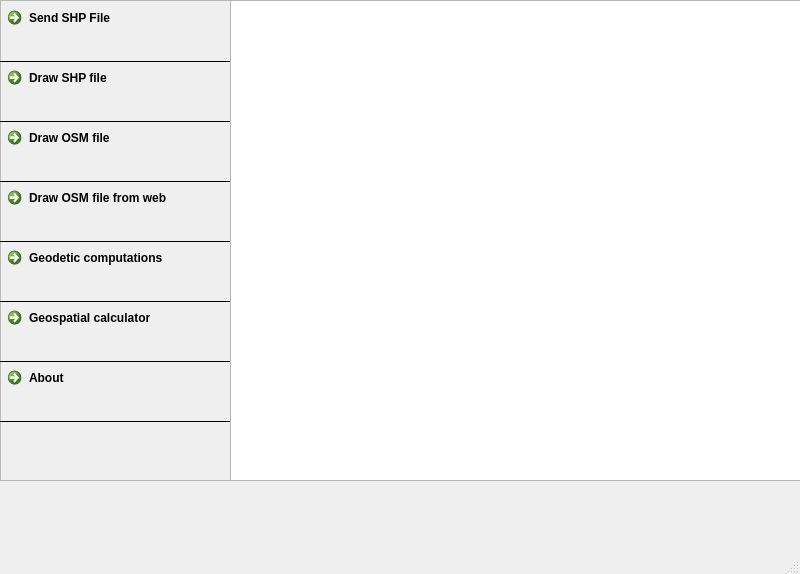
<?xml version="1.0" encoding="UTF-8"?>
<ui version="4.0">
 <class>MainWindow</class>
 <widget class="QMainWindow" name="MainWindow">
  <property name="geometry">
   <rect>
    <x>0</x>
    <y>0</y>
    <width>800</width>
    <height>574</height>
   </rect>
  </property>
  <property name="windowTitle">
   <string>Client</string>
  </property>
  <property name="windowIcon">
   <iconset>
    <normaloff>icons/1344068492_icons.ico</normaloff>icons/1344068492_icons.ico</iconset>
  </property>
  <widget class="QWidget" name="centralwidget">
   <widget class="QFrame" name="frame">
    <property name="geometry">
     <rect>
      <x>0</x>
      <y>0</y>
      <width>231</width>
      <height>481</height>
     </rect>
    </property>
    <property name="palette">
     <palette>
      <active>
       <colorrole role="Button">
        <brush brushstyle="SolidPattern">
         <color alpha="255">
          <red>255</red>
          <green>255</green>
          <blue>255</blue>
         </color>
        </brush>
       </colorrole>
       <colorrole role="Shadow">
        <brush brushstyle="SolidPattern">
         <color alpha="255">
          <red>170</red>
          <green>170</green>
          <blue>127</blue>
         </color>
        </brush>
       </colorrole>
      </active>
      <inactive>
       <colorrole role="Button">
        <brush brushstyle="SolidPattern">
         <color alpha="255">
          <red>255</red>
          <green>255</green>
          <blue>255</blue>
         </color>
        </brush>
       </colorrole>
       <colorrole role="Shadow">
        <brush brushstyle="SolidPattern">
         <color alpha="255">
          <red>170</red>
          <green>170</green>
          <blue>127</blue>
         </color>
        </brush>
       </colorrole>
      </inactive>
      <disabled>
       <colorrole role="Button">
        <brush brushstyle="SolidPattern">
         <color alpha="255">
          <red>255</red>
          <green>255</green>
          <blue>255</blue>
         </color>
        </brush>
       </colorrole>
       <colorrole role="Shadow">
        <brush brushstyle="SolidPattern">
         <color alpha="255">
          <red>170</red>
          <green>170</green>
          <blue>127</blue>
         </color>
        </brush>
       </colorrole>
      </disabled>
     </palette>
    </property>
    <property name="frameShape">
     <enum>QFrame::StyledPanel</enum>
    </property>
    <property name="frameShadow">
     <enum>QFrame::Raised</enum>
    </property>
    <widget class="Line" name="line">
     <property name="geometry">
      <rect>
       <x>0</x>
       <y>60</y>
       <width>230</width>
       <height>3</height>
      </rect>
     </property>
     <property name="frameShadow">
      <enum>QFrame::Plain</enum>
     </property>
     <property name="orientation">
      <enum>Qt::Horizontal</enum>
     </property>
    </widget>
    <widget class="QCommandLinkButton" name="send_shp_btn">
     <property name="geometry">
      <rect>
       <x>0</x>
       <y>0</y>
       <width>231</width>
       <height>61</height>
      </rect>
     </property>
     <property name="palette">
      <palette>
       <active>
        <colorrole role="Button">
         <brush brushstyle="SolidPattern">
          <color alpha="255">
           <red>0</red>
           <green>170</green>
           <blue>255</blue>
          </color>
         </brush>
        </colorrole>
       </active>
       <inactive>
        <colorrole role="Button">
         <brush brushstyle="SolidPattern">
          <color alpha="255">
           <red>0</red>
           <green>170</green>
           <blue>255</blue>
          </color>
         </brush>
        </colorrole>
       </inactive>
       <disabled>
        <colorrole role="Button">
         <brush brushstyle="SolidPattern">
          <color alpha="255">
           <red>0</red>
           <green>170</green>
           <blue>255</blue>
          </color>
         </brush>
        </colorrole>
       </disabled>
      </palette>
     </property>
     <property name="text">
      <string>Send SHP File</string>
     </property>
     <property name="icon">
      <iconset>
       <normaloff>icons/1344068458_db_comit.ico</normaloff>icons/1344068458_db_comit.ico</iconset>
     </property>
     <property name="iconSize">
      <size>
       <width>32</width>
       <height>32</height>
      </size>
     </property>
    </widget>
    <widget class="Line" name="line_2">
     <property name="geometry">
      <rect>
       <x>0</x>
       <y>120</y>
       <width>230</width>
       <height>3</height>
      </rect>
     </property>
     <property name="frameShadow">
      <enum>QFrame::Plain</enum>
     </property>
     <property name="orientation">
      <enum>Qt::Horizontal</enum>
     </property>
    </widget>
    <widget class="Line" name="line_3">
     <property name="geometry">
      <rect>
       <x>0</x>
       <y>180</y>
       <width>230</width>
       <height>3</height>
      </rect>
     </property>
     <property name="frameShadow">
      <enum>QFrame::Plain</enum>
     </property>
     <property name="orientation">
      <enum>Qt::Horizontal</enum>
     </property>
    </widget>
    <widget class="Line" name="line_4">
     <property name="geometry">
      <rect>
       <x>0</x>
       <y>240</y>
       <width>230</width>
       <height>3</height>
      </rect>
     </property>
     <property name="frameShadow">
      <enum>QFrame::Plain</enum>
     </property>
     <property name="orientation">
      <enum>Qt::Horizontal</enum>
     </property>
    </widget>
    <widget class="QCommandLinkButton" name="draw_shp_btn">
     <property name="geometry">
      <rect>
       <x>0</x>
       <y>60</y>
       <width>231</width>
       <height>61</height>
      </rect>
     </property>
     <property name="palette">
      <palette>
       <active>
        <colorrole role="Button">
         <brush brushstyle="SolidPattern">
          <color alpha="255">
           <red>0</red>
           <green>170</green>
           <blue>255</blue>
          </color>
         </brush>
        </colorrole>
       </active>
       <inactive>
        <colorrole role="Button">
         <brush brushstyle="SolidPattern">
          <color alpha="255">
           <red>0</red>
           <green>170</green>
           <blue>255</blue>
          </color>
         </brush>
        </colorrole>
       </inactive>
       <disabled>
        <colorrole role="Button">
         <brush brushstyle="SolidPattern">
          <color alpha="255">
           <red>0</red>
           <green>170</green>
           <blue>255</blue>
          </color>
         </brush>
        </colorrole>
       </disabled>
      </palette>
     </property>
     <property name="text">
      <string>Draw SHP file</string>
     </property>
     <property name="icon">
      <iconset>
       <normaloff>icons/1344068568_agt_internet.ico</normaloff>icons/1344068568_agt_internet.ico</iconset>
     </property>
     <property name="iconSize">
      <size>
       <width>32</width>
       <height>32</height>
      </size>
     </property>
    </widget>
    <widget class="QCommandLinkButton" name="draw_osm_btn">
     <property name="geometry">
      <rect>
       <x>0</x>
       <y>120</y>
       <width>231</width>
       <height>61</height>
      </rect>
     </property>
     <property name="palette">
      <palette>
       <active>
        <colorrole role="Button">
         <brush brushstyle="SolidPattern">
          <color alpha="255">
           <red>0</red>
           <green>170</green>
           <blue>255</blue>
          </color>
         </brush>
        </colorrole>
       </active>
       <inactive>
        <colorrole role="Button">
         <brush brushstyle="SolidPattern">
          <color alpha="255">
           <red>0</red>
           <green>170</green>
           <blue>255</blue>
          </color>
         </brush>
        </colorrole>
       </inactive>
       <disabled>
        <colorrole role="Button">
         <brush brushstyle="SolidPattern">
          <color alpha="255">
           <red>0</red>
           <green>170</green>
           <blue>255</blue>
          </color>
         </brush>
        </colorrole>
       </disabled>
      </palette>
     </property>
     <property name="text">
      <string>Draw OSM file</string>
     </property>
     <property name="icon">
      <iconset>
       <normaloff>icons/1344068657_image.ico</normaloff>icons/1344068657_image.ico</iconset>
     </property>
     <property name="iconSize">
      <size>
       <width>32</width>
       <height>32</height>
      </size>
     </property>
    </widget>
    <widget class="QCommandLinkButton" name="draw_web_osm_btn">
     <property name="geometry">
      <rect>
       <x>0</x>
       <y>180</y>
       <width>231</width>
       <height>61</height>
      </rect>
     </property>
     <property name="palette">
      <palette>
       <active>
        <colorrole role="Button">
         <brush brushstyle="SolidPattern">
          <color alpha="255">
           <red>0</red>
           <green>170</green>
           <blue>255</blue>
          </color>
         </brush>
        </colorrole>
       </active>
       <inactive>
        <colorrole role="Button">
         <brush brushstyle="SolidPattern">
          <color alpha="255">
           <red>0</red>
           <green>170</green>
           <blue>255</blue>
          </color>
         </brush>
        </colorrole>
       </inactive>
       <disabled>
        <colorrole role="Button">
         <brush brushstyle="SolidPattern">
          <color alpha="255">
           <red>0</red>
           <green>170</green>
           <blue>255</blue>
          </color>
         </brush>
        </colorrole>
       </disabled>
      </palette>
     </property>
     <property name="text">
      <string>Draw OSM file from web</string>
     </property>
     <property name="icon">
      <iconset>
       <normaloff>icons/1344069808_firefox.ico</normaloff>icons/1344069808_firefox.ico</iconset>
     </property>
     <property name="iconSize">
      <size>
       <width>32</width>
       <height>32</height>
      </size>
     </property>
    </widget>
    <widget class="Line" name="line_5">
     <property name="geometry">
      <rect>
       <x>0</x>
       <y>300</y>
       <width>230</width>
       <height>3</height>
      </rect>
     </property>
     <property name="frameShadow">
      <enum>QFrame::Plain</enum>
     </property>
     <property name="orientation">
      <enum>Qt::Horizontal</enum>
     </property>
    </widget>
    <widget class="Line" name="line_6">
     <property name="geometry">
      <rect>
       <x>0</x>
       <y>360</y>
       <width>230</width>
       <height>3</height>
      </rect>
     </property>
     <property name="frameShadow">
      <enum>QFrame::Plain</enum>
     </property>
     <property name="orientation">
      <enum>Qt::Horizontal</enum>
     </property>
    </widget>
    <widget class="QCommandLinkButton" name="geo_comp_btn">
     <property name="geometry">
      <rect>
       <x>0</x>
       <y>240</y>
       <width>231</width>
       <height>61</height>
      </rect>
     </property>
     <property name="palette">
      <palette>
       <active>
        <colorrole role="Button">
         <brush brushstyle="SolidPattern">
          <color alpha="255">
           <red>0</red>
           <green>170</green>
           <blue>255</blue>
          </color>
         </brush>
        </colorrole>
       </active>
       <inactive>
        <colorrole role="Button">
         <brush brushstyle="SolidPattern">
          <color alpha="255">
           <red>0</red>
           <green>170</green>
           <blue>255</blue>
          </color>
         </brush>
        </colorrole>
       </inactive>
       <disabled>
        <colorrole role="Button">
         <brush brushstyle="SolidPattern">
          <color alpha="255">
           <red>0</red>
           <green>170</green>
           <blue>255</blue>
          </color>
         </brush>
        </colorrole>
       </disabled>
      </palette>
     </property>
     <property name="text">
      <string>Geodetic computations</string>
     </property>
     <property name="icon">
      <iconset>
       <normaloff>icons/1344071416_statistics.ico</normaloff>icons/1344071416_statistics.ico</iconset>
     </property>
     <property name="iconSize">
      <size>
       <width>32</width>
       <height>32</height>
      </size>
     </property>
    </widget>
    <widget class="QCommandLinkButton" name="geo_calc_btn">
     <property name="geometry">
      <rect>
       <x>0</x>
       <y>300</y>
       <width>231</width>
       <height>61</height>
      </rect>
     </property>
     <property name="palette">
      <palette>
       <active>
        <colorrole role="Button">
         <brush brushstyle="SolidPattern">
          <color alpha="255">
           <red>0</red>
           <green>170</green>
           <blue>255</blue>
          </color>
         </brush>
        </colorrole>
       </active>
       <inactive>
        <colorrole role="Button">
         <brush brushstyle="SolidPattern">
          <color alpha="255">
           <red>0</red>
           <green>170</green>
           <blue>255</blue>
          </color>
         </brush>
        </colorrole>
       </inactive>
       <disabled>
        <colorrole role="Button">
         <brush brushstyle="SolidPattern">
          <color alpha="255">
           <red>0</red>
           <green>170</green>
           <blue>255</blue>
          </color>
         </brush>
        </colorrole>
       </disabled>
      </palette>
     </property>
     <property name="text">
      <string>Geospatial calculator</string>
     </property>
     <property name="icon">
      <iconset>
       <normaloff>icons/1344067877_Calculator.ico</normaloff>icons/1344067877_Calculator.ico</iconset>
     </property>
     <property name="iconSize">
      <size>
       <width>32</width>
       <height>32</height>
      </size>
     </property>
    </widget>
    <widget class="Line" name="line_7">
     <property name="geometry">
      <rect>
       <x>0</x>
       <y>420</y>
       <width>230</width>
       <height>3</height>
      </rect>
     </property>
     <property name="frameShadow">
      <enum>QFrame::Plain</enum>
     </property>
     <property name="orientation">
      <enum>Qt::Horizontal</enum>
     </property>
    </widget>
    <widget class="QCommandLinkButton" name="about_btn">
     <property name="geometry">
      <rect>
       <x>0</x>
       <y>360</y>
       <width>231</width>
       <height>61</height>
      </rect>
     </property>
     <property name="palette">
      <palette>
       <active>
        <colorrole role="Button">
         <brush brushstyle="SolidPattern">
          <color alpha="255">
           <red>0</red>
           <green>170</green>
           <blue>255</blue>
          </color>
         </brush>
        </colorrole>
       </active>
       <inactive>
        <colorrole role="Button">
         <brush brushstyle="SolidPattern">
          <color alpha="255">
           <red>0</red>
           <green>170</green>
           <blue>255</blue>
          </color>
         </brush>
        </colorrole>
       </inactive>
       <disabled>
        <colorrole role="Button">
         <brush brushstyle="SolidPattern">
          <color alpha="255">
           <red>0</red>
           <green>170</green>
           <blue>255</blue>
          </color>
         </brush>
        </colorrole>
       </disabled>
      </palette>
     </property>
     <property name="text">
      <string>About</string>
     </property>
     <property name="icon">
      <iconset>
       <normaloff>icons/1344071649_consulting.ico</normaloff>icons/1344071649_consulting.ico</iconset>
     </property>
     <property name="iconSize">
      <size>
       <width>32</width>
       <height>32</height>
      </size>
     </property>
    </widget>
   </widget>
   <widget class="QGraphicsView" name="graphicsView">
    <property name="geometry">
     <rect>
      <x>230</x>
      <y>0</y>
      <width>571</width>
      <height>481</height>
     </rect>
    </property>
   </widget>
  </widget>
  <widget class="QMenuBar" name="menubar">
   <property name="geometry">
    <rect>
     <x>0</x>
     <y>0</y>
     <width>800</width>
     <height>27</height>
    </rect>
   </property>
  </widget>
  <widget class="QStatusBar" name="statusbar"/>
 </widget>
 <resources/>
 <connections/>
</ui>
